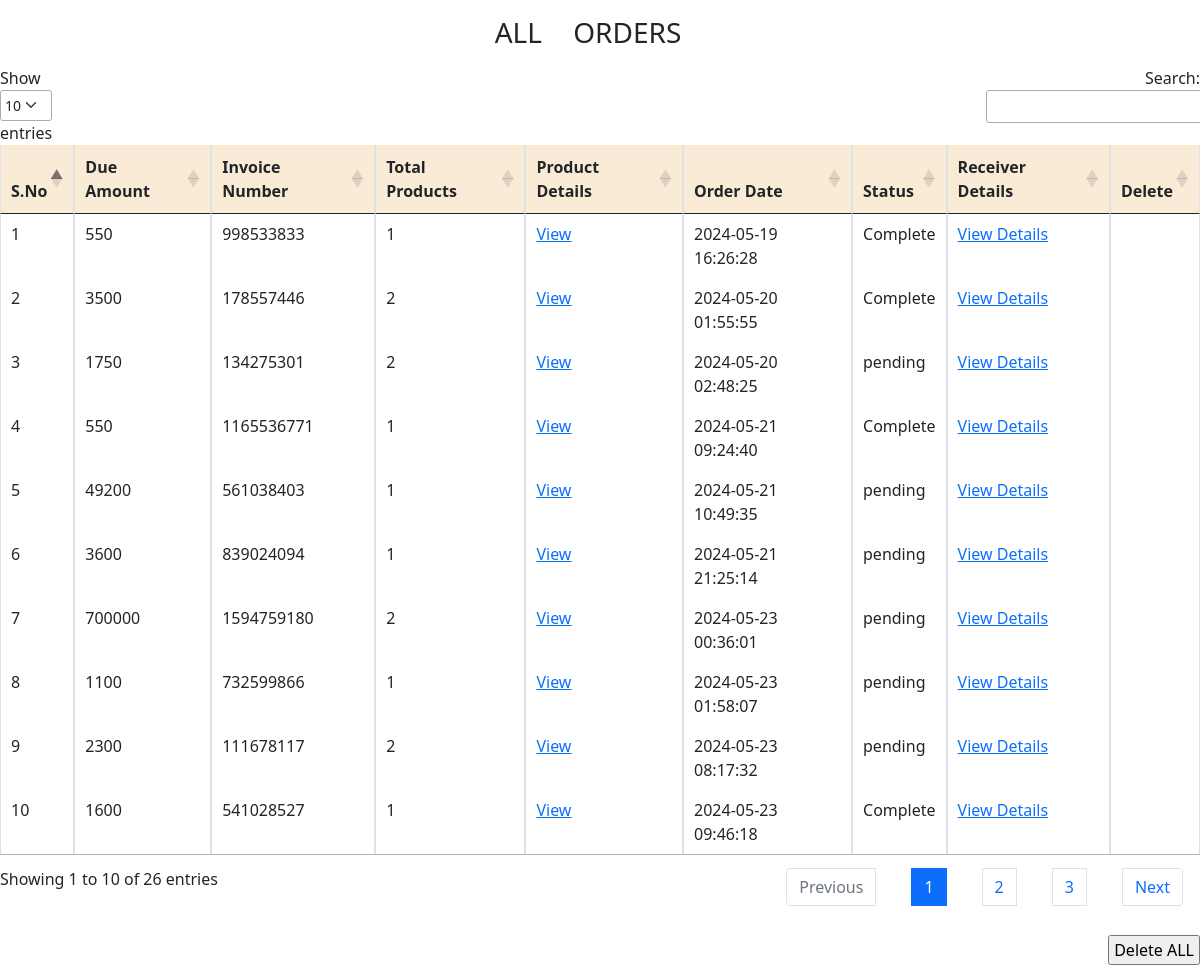
Screenshot of /admin_area/list_orders.php (signed in) with the database file from the repository.
### tables this page shows
CREATE TABLE `user_orders` (
  `order_id` int(11) NOT NULL,
  `user_id` int(11) NOT NULL,
  `amount_due` int(255) NOT NULL,
  `invoice_number` int(255) NOT NULL,
  `total_products` int(255) NOT NULL,
  `order_date` timestamp NOT NULL DEFAULT current_timestamp() ON UPDATE current_timestamp(),
  `order_status` varchar(255) NOT NULL
);

### admin_area/list_orders.php (the view, shortened to what this page needs)
<!DOCTYPE html>
<html lang="en">
<head>
</head>
<body>
    <h3 class="text-center my-3">ALL <span class="px-4">ORDERS</span></h3>
    <table id="myTable" class="table table-bordered">
        <thead class="bg">
            <?php
            $get_orders = "Select * from user_orders";
            $result = mysqli_query($con, $get_orders);
            $row_count = mysqli_num_rows($result);
            if ($row_count == 0) {
                echo "<h2 class='text-danger text-center mt-5'>No orders yet</h2>";
            } else {
                echo "<tr>
                <th>S.No</th>
                <th>Due Amount</th>
                <th>Invoice Number</th>
                <th>Total Products</th>
                <th>Product Details</th>
                <th>Order Date</th>
                <th>Status</th>
                <th>Receiver Details</th>
                <th>Delete</th>
                </tr>
                </thead>
                <tbody>";
                $number = 0;
                while ($row_data = mysqli_fetch_assoc($result)) {
                    $order_id = $row_data['order_id'];
                    $amount_due = $row_data['amount_due'];
                    $invoice_number = $row_data['invoice_number'];
                    $total_products = $row_data['total_products'];
                    $order_date = $row_data['order_date'];
                    $order_status = $row_data['order_status'];
                    $number++;
                    echo "<tr>
                    <td>$number</td>
                    <td>$amount_due</td>
                    <td>$invoice_number</td>
                    <td>$total_products</td>
                    <td><a href='index.php?inv_no=$invoice_number'>View</a></td>
                    <td>$order_date</td>
                    <td>$order_status</td>
                    <td><a href='index.php?view_details=$order_id'>View Details</a></td>
                    <td>
                        <a href='index.php?delete_order=$order_id' type='button'
                           class='text-dark' data-bs-toggle='modal' data-bs-target='#Modal_$order_id'>
                            <i class='bi bi-trash'></i>
                        </a>
                    </td>
                </tr>";
                }
            }
            ?>
            </tbody>
    </table>
                <form action=""method="post" class="text-end">
            <input type="submit" value="Delete ALL" class="mbtn1 my-1 px-1" name="delete_all">
            </form>
            <?php
include ('page.php');
?>
</body>
</html>

### admin_area/list_orders.php (style rules this page uses)
.bg { background-color: antiquewhite; }

### rows the page displays
user_orders: amount_due "550", invoice_number "998533833", total_products "1", order_date "2024-05-19 16:26:28", order_status "Complete"
user_orders: amount_due "3500", invoice_number "178557446", total_products "2", order_date "2024-05-20 01:55:55", order_status "Complete"
user_orders: amount_due "1750", invoice_number "134275301", total_products "2", order_date "2024-05-20 02:48:25", order_status "pending"
user_orders: amount_due "550", invoice_number "1165536771", total_products "1", order_date "2024-05-21 09:24:40", order_status "Complete"
user_orders: amount_due "49200", invoice_number "561038403", total_products "1", order_date "2024-05-21 10:49:35", order_status "pending"
user_orders: amount_due "3600", invoice_number "839024094", total_products "1", order_date "2024-05-21 21:25:14", order_status "pending"
user_orders: amount_due "700000", invoice_number "1594759180", total_products "2", order_date "2024-05-23 00:36:01", order_status "pending"
user_orders: amount_due "1100", invoice_number "732599866", total_products "1", order_date "2024-05-23 01:58:07", order_status "pending"
user_orders: amount_due "2300", invoice_number "111678117", total_products "2", order_date "2024-05-23 08:17:32", order_status "pending"
user_orders: amount_due "1600", invoice_number "541028527", total_products "1", order_date "2024-05-23 09:46:18", order_status "Complete"
